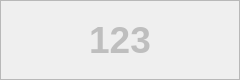
<?xml version="1.0" encoding="UTF-8"?>
<ui version="4.0">
 <class>CountdownWindow</class>
 <widget class="QWidget" name="CountdownWindow">
  <property name="geometry">
   <rect>
    <x>0</x>
    <y>0</y>
    <width>240</width>
    <height>80</height>
   </rect>
  </property>
  <property name="windowTitle">
   <string>CountdownWindow</string>
  </property>
  <widget class="QTextEdit" name="textEdit">
   <property name="enabled">
    <bool>false</bool>
   </property>
   <property name="geometry">
    <rect>
     <x>0</x>
     <y>0</y>
     <width>240</width>
     <height>80</height>
    </rect>
   </property>
   <property name="html">
    <string>&lt;!DOCTYPE HTML PUBLIC &quot;-//W3C//DTD HTML 4.0//EN&quot; &quot;http://www.w3.org/TR/REC-html40/strict.dtd&quot;&gt;
&lt;html&gt;&lt;head&gt;&lt;meta name=&quot;qrichtext&quot; content=&quot;1&quot; /&gt;&lt;meta charset=&quot;utf-8&quot; /&gt;&lt;style type=&quot;text/css&quot;&gt;
p, li { white-space: pre-wrap; }
hr { height: 1px; border-width: 0; }
li.unchecked::marker { content: &quot;\2610&quot;; }
li.checked::marker { content: &quot;\2612&quot;; }
&lt;/style&gt;&lt;/head&gt;&lt;body style=&quot; font-family:'Microsoft YaHei UI'; font-size:9pt; font-weight:400; font-style:normal;&quot;&gt;
&lt;p align=&quot;center&quot; style=&quot;-qt-paragraph-type:empty; margin-top:0px; margin-bottom:0px; margin-left:0px; margin-right:0px; -qt-block-indent:0; text-indent:0px;&quot;&gt;&lt;br /&gt;&lt;/p&gt;
&lt;p align=&quot;center&quot; style=&quot; margin-top:0px; margin-bottom:0px; margin-left:0px; margin-right:0px; -qt-block-indent:0; text-indent:0px;&quot;&gt;&lt;span style=&quot; font-size:28pt; font-weight:700;&quot;&gt;123&lt;/span&gt;&lt;/p&gt;&lt;/body&gt;&lt;/html&gt;</string>
   </property>
  </widget>
 </widget>
 <resources/>
 <connections/>
</ui>
